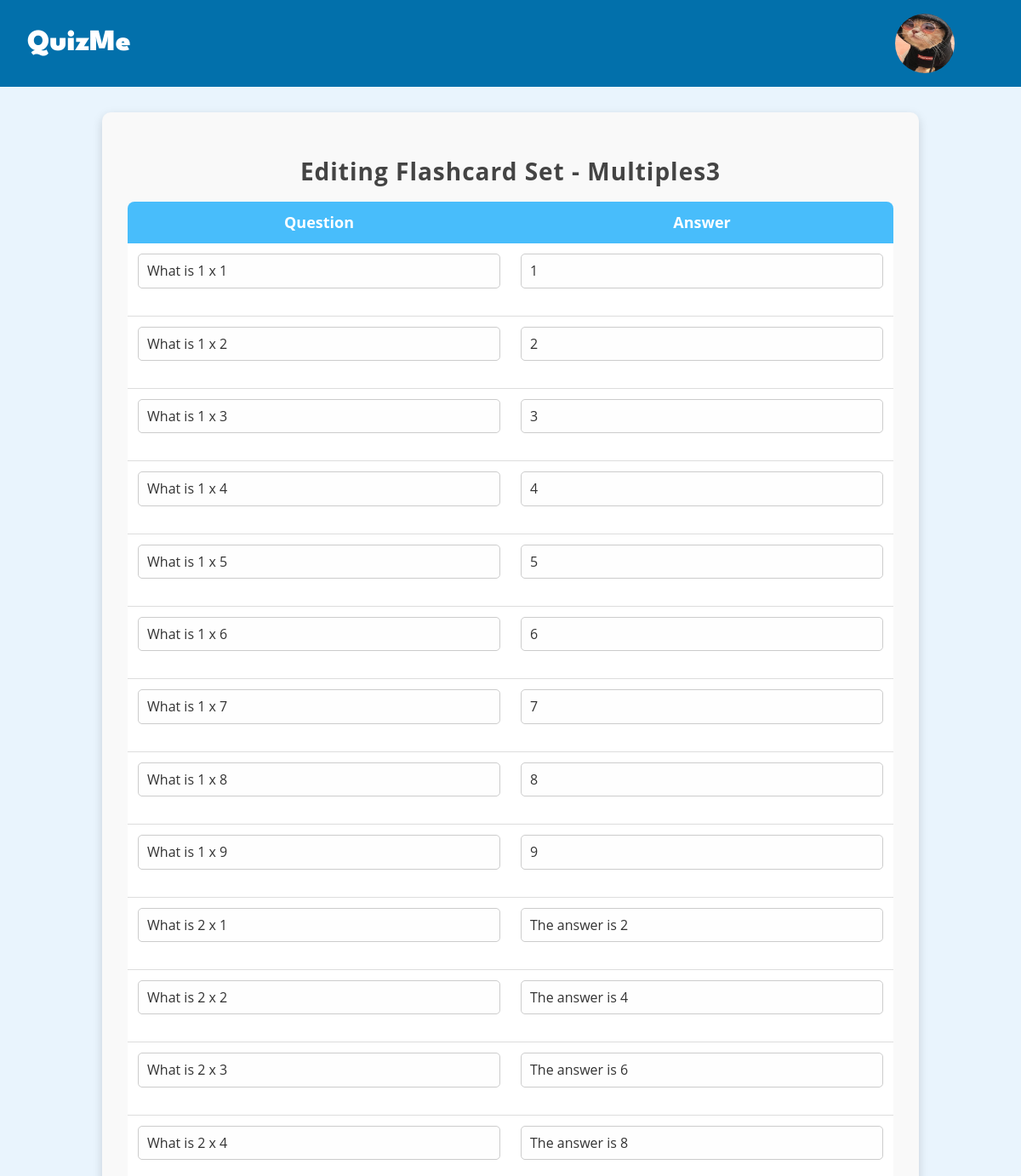
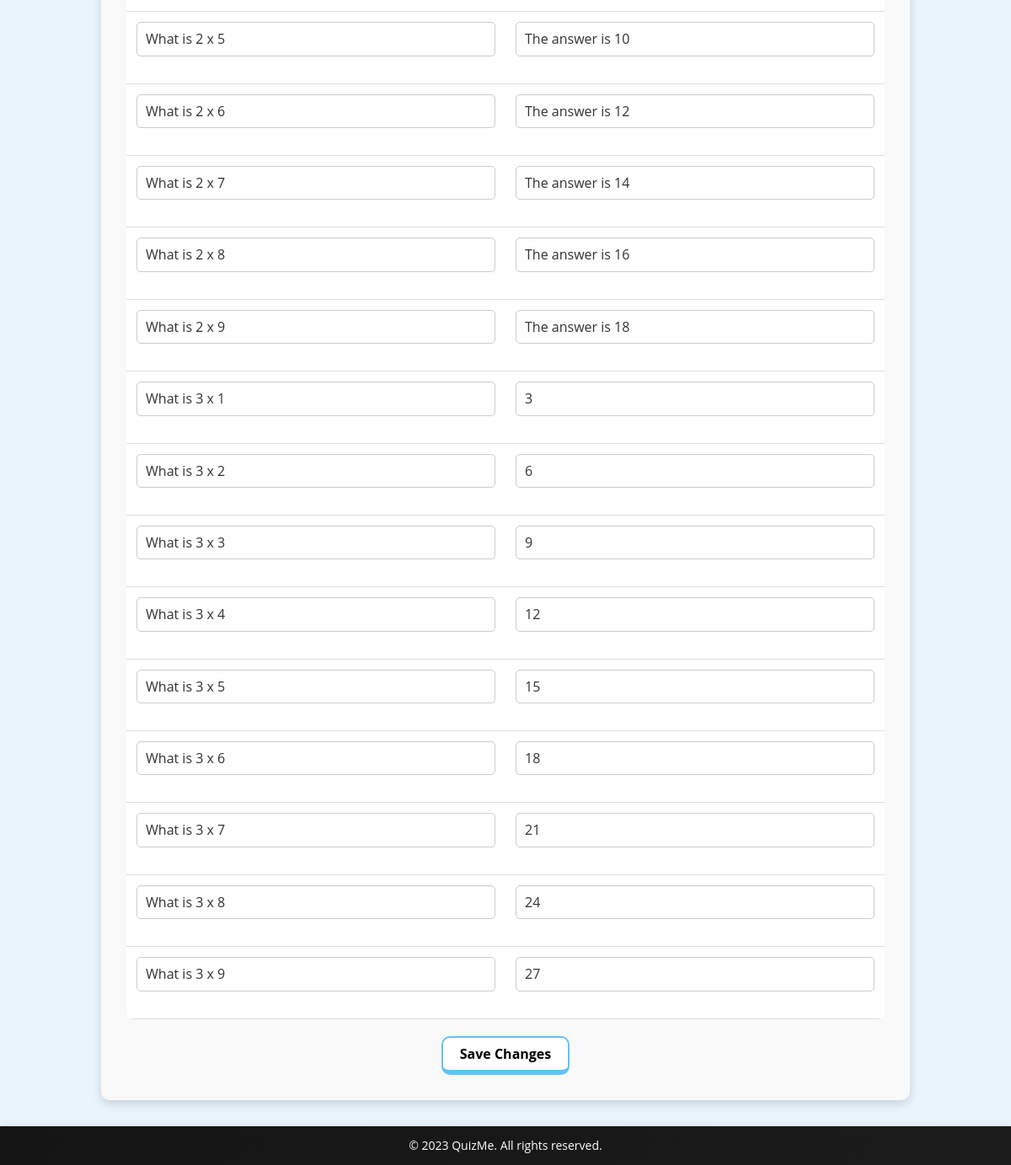
Screenshot of /edit_flashcard_set/Multiples3 (signed in) with the database file from the repository (2 pictures, top to bottom).
### app.py (models this page shows, shortened)
class FlashcardSet(db.Model):
    id = db.Column(db.Integer, primary_key=True)
    name = db.Column(db.String(100), nullable=False)
    user_id = db.Column(db.Integer, db.ForeignKey('user.id'), nullable=False)
    flashcards = db.relationship('Flashcard', backref='flashcard_set', lazy=True, cascade='all, delete-orphan')  # Add cascade option
    def __repr__(self):
        return f"FlashcardSet(name='{self.name}')"

class Flashcard(db.Model):
    id = db.Column(db.Integer, primary_key=True)
    front = db.Column(db.String(100), nullable=False)
    back = db.Column(db.String(100), nullable=False)
    flashcard_set_id = db.Column(db.Integer, db.ForeignKey('flashcard_set.id', ondelete='CASCADE'), nullable=False)  # Add ondelete option

### app.py (the view, shortened to what this page needs)
@app.route('/edit_flashcard_set/<flashcard_set_name>', methods=['GET', 'POST'])
def edit_flashcard_set(flashcard_set_name):
    if 'user_id' not in session:
        return render_template('login.html', error_message="Please log in to access your flashcards.")
    user_id = session['user_id']
    user = User.query.get(user_id)
    flashcard_set = FlashcardSet.query.filter_by(name=flashcard_set_name, user=user).first()
    print(flashcard_set)
    if not flashcard_set:
        return render_template('your-flashcards.html', error_message="Flashcard set not found")
    return render_template('edit-flashcard-set.html', flashcard_set=flashcard_set)

### app.py (called while the page is built)
@app.context_processor
def inject_user():
    user_id = session.get('user_id')
    if user_id:
        user = User.query.get(user_id)
        return dict(logged_in_user=user)
    return dict(logged_in_user=None)

### templates/edit-flashcard-set.html (shortened to what this page needs)
{% extends "base.html" %}
{% block content %}
  <section class="flashcards">
    <form method="POST" action="{{ url_for('edit_flashcard_set', flashcard_set_name=flashcard_set.name) }}">
      <h2>Editing Flashcard Set - {{ flashcard_set.name }}</h2>
      <table>
        <tr>
          <th>Question</th>
          <th>Answer</th>
        </tr>
        {% for flashcard in flashcard_set.flashcards %}
          <tr>
            <td><input type="text" name="question[]" value="{{ flashcard.front }}"></td>
            <td><input type="text" name="answer[]" value="{{ flashcard.back }}"></td>
          </tr>
        {% endfor %}
      </table>
      <button id = "save_fulashcards" type="submit">Save Changes</button>
    </form>
  </section>
  {% endblock %}

### static/css/style.css (style rules this page uses)
body { font-family: 'Open Sans', sans-serif; margin: 0; padding: 0; box-sizing: border-box; background-color: #e9f4fd; }
:root { --primary-color: #4a90e2; --secondary-color: #f5f7fa; --text-color: #333; --border-color: #e0e0e0; }
.flashcards { max-width: 900px; margin: 30px auto; padding: 30px; background-color: #f9f9f9; border-radius: 10px; box-shadow: 0 4px 12px rgba(0, 0, 0, 0.15); }
.flashcards h2 { text-align: center; color: #444; font-weight: bold; margin-bottom: 20px; font-size: 28px; letter-spacing: 1px; }
table { width: 100%; border-collapse: collapse; margin-bottom: 20px; background-color: #fff; border-radius: 8px; overflow: hidden; }
th { background-color: #48bdfb; color: #fff; text-align: center; font-weight: bold; padding: 14px 10px; font-size: 18px; border: none; }
td { padding: 12px; text-align: center; border-bottom: 1px solid #ddd; font-size: 16px; }
td input[type="text"] { width: 100%; padding: 10px; border: 1px solid #ccc; border-radius: 5px; box-sizing: border-box; font-size: 16px; color: #333; }
input[type="text"] { width: calc(100% - 24px); padding: 10px; border: 1px solid #ccc; border-radius: 6px; box-sizing: border-box; font-size: 16px; margin-bottom: 20px; background-color: #fefefe; transition: border 0.3s ease; }
#save_fulashcards { display: block; padding: 10px 20px; background-color: white; color: black; border: 2px solid rgb(95, 195, 249); text-decoration: none; font-weight: bold; font-size: 1rem; border-radius: 10px; border-bottom: 6px solid rgb(95, 195, 249); margin: 0 auto; text-align: center; width: auto; }

### rows the page displays
FlashcardSet: name "Multiples3"
Flashcard: front "What is 1 x 1", back "1"
Flashcard: front "What is 1 x 2", back "2"
Flashcard: front "What is 1 x 3", back "3"
Flashcard: front "What is 1 x 4", back "4"
Flashcard: front "What is 1 x 5", back "5"
Flashcard: front "What is 1 x 6", back "6"
Flashcard: front "What is 1 x 7", back "7"
Flashcard: front "What is 1 x 8", back "8"
Flashcard: front "What is 1 x 9", back "9"
Flashcard: front "What is 2 x 1", back "The answer is 2"
Flashcard: front "What is 2 x 2", back "The answer is 4"
Flashcard: front "What is 2 x 3", back "The answer is 6"
Flashcard: front "What is 2 x 4", back "The answer is 8"
Flashcard: front "What is 2 x 5", back "The answer is 10"
Flashcard: front "What is 2 x 6", back "The answer is 12"
Flashcard: front "What is 2 x 7", back "The answer is 14"
Flashcard: front "What is 2 x 8", back "The answer is 16"
Flashcard: front "What is 2 x 9", back "The answer is 18"
Flashcard: front "What is 3 x 1", back "3"
Flashcard: front "What is 3 x 2", back "6"
Flashcard: front "What is 3 x 3", back "9"
Flashcard: front "What is 3 x 4", back "12"
Flashcard: front "What is 3 x 5", back "15"
Flashcard: front "What is 3 x 6", back "18"
Flashcard: front "What is 3 x 7", back "21"
Flashcard: front "What is 3 x 8", back "24"
Flashcard: front "What is 3 x 9", back "27"
